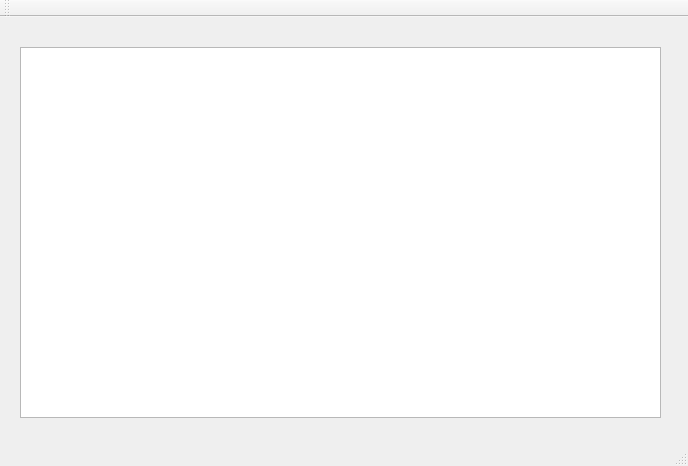
<?xml version="1.0" encoding="UTF-8"?>
<ui version="4.0">
 <class>DLSimClass</class>
 <widget class="QMainWindow" name="DLSimClass">
  <property name="geometry">
   <rect>
    <x>0</x>
    <y>0</y>
    <width>688</width>
    <height>466</height>
   </rect>
  </property>
  <property name="windowTitle">
   <string>DLSim</string>
  </property>
  <widget class="QWidget" name="centralWidget">
   <widget class="QGraphicsView" name="graphicsView">
    <property name="geometry">
     <rect>
      <x>20</x>
      <y>30</y>
      <width>641</width>
      <height>371</height>
     </rect>
    </property>
   </widget>
  </widget>
  <widget class="QMenuBar" name="menuBar">
   <property name="geometry">
    <rect>
     <x>0</x>
     <y>0</y>
     <width>688</width>
     <height>21</height>
    </rect>
   </property>
  </widget>
  <widget class="QToolBar" name="mainToolBar">
   <attribute name="toolBarArea">
    <enum>TopToolBarArea</enum>
   </attribute>
   <attribute name="toolBarBreak">
    <bool>false</bool>
   </attribute>
  </widget>
  <widget class="QStatusBar" name="statusBar"/>
 </widget>
 <layoutdefault spacing="6" margin="11"/>
 <resources>
  <include location="DLSim.qrc"/>
 </resources>
 <connections/>
</ui>
